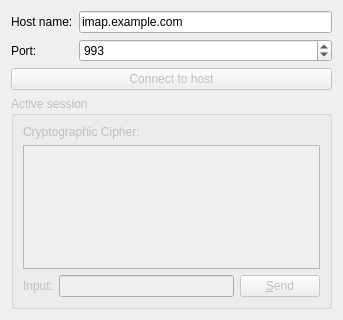
<ui version="4.0" >
 <class>Form</class>
 <widget class="QWidget" name="Form" >
  <property name="geometry" >
   <rect>
    <x>0</x>
    <y>0</y>
    <width>343</width>
    <height>320</height>
   </rect>
  </property>
  <property name="windowTitle" >
   <string>Secure Socket Client</string>
  </property>
  <layout class="QVBoxLayout" >
   <item>
    <layout class="QGridLayout" >
     <item row="0" column="0" >
      <widget class="QLabel" name="hostNameLabel" >
       <property name="text" >
        <string>Host name:</string>
       </property>
      </widget>
     </item>
     <item row="0" column="1" >
      <widget class="QLineEdit" name="hostNameEdit" >
       <property name="text" >
        <string>imap.example.com</string>
       </property>
      </widget>
     </item>
     <item row="1" column="0" >
      <widget class="QLabel" name="portLabel" >
       <property name="text" >
        <string>Port:</string>
       </property>
      </widget>
     </item>
     <item row="1" column="1" >
      <widget class="QSpinBox" name="portBox" >
       <property name="minimum" >
        <number>1</number>
       </property>
       <property name="maximum" >
        <number>65535</number>
       </property>
       <property name="value" >
        <number>993</number>
       </property>
      </widget>
     </item>
    </layout>
   </item>
   <item>
    <widget class="QPushButton" name="connectButton" >
     <property name="enabled" >
      <bool>false</bool>
     </property>
     <property name="text" >
      <string>Connect to host</string>
     </property>
     <property name="default" >
      <bool>true</bool>
     </property>
    </widget>
   </item>
   <item>
    <widget class="QGroupBox" name="sessionBox" >
     <property name="enabled" >
      <bool>false</bool>
     </property>
     <property name="title" >
      <string>Active session</string>
     </property>
     <layout class="QVBoxLayout" >
      <item>
       <layout class="QHBoxLayout" >
        <item>
         <widget class="QLabel" name="cipherText" >
          <property name="text" >
           <string>Cryptographic Cipher:</string>
          </property>
         </widget>
        </item>
        <item>
         <widget class="QLabel" name="cipherLabel" >
          <property name="text" >
           <string>&lt;none></string>
          </property>
          <property name="alignment" >
           <set>Qt::AlignRight|Qt::AlignTrailing|Qt::AlignVCenter</set>
          </property>
         </widget>
        </item>
       </layout>
      </item>
      <item>
       <widget class="QTextEdit" name="sessionOutput" >
        <property name="enabled" >
         <bool>false</bool>
        </property>
        <property name="focusPolicy" >
         <enum>Qt::NoFocus</enum>
        </property>
        <property name="readOnly" >
         <bool>true</bool>
        </property>
        <property name="html" >
         <string>&lt;html>&lt;head>&lt;meta name="qrichtext" content="1" />&lt;style type="text/css">
p, li { white-space: pre-wrap; }
&lt;/style>&lt;/head>&lt;body style=" font-family:'Sans Serif'; font-size:9pt; font-weight:400; font-style:normal;">
&lt;p style="-qt-paragraph-type:empty; margin-top:0px; margin-bottom:0px; margin-left:0px; margin-right:0px; -qt-block-indent:0; text-indent:0px;">&lt;/p>&lt;/body>&lt;/html></string>
        </property>
       </widget>
      </item>
      <item>
       <layout class="QHBoxLayout" >
        <item>
         <widget class="QLabel" name="sessionInputLabel" >
          <property name="text" >
           <string>Input:</string>
          </property>
         </widget>
        </item>
        <item>
         <widget class="QLineEdit" name="sessionInput" >
          <property name="enabled" >
           <bool>false</bool>
          </property>
         </widget>
        </item>
        <item>
         <widget class="QPushButton" name="sendButton" >
          <property name="enabled" >
           <bool>false</bool>
          </property>
          <property name="focusPolicy" >
           <enum>Qt::TabFocus</enum>
          </property>
          <property name="text" >
           <string>&amp;Send</string>
          </property>
          <property name="default" >
           <bool>true</bool>
          </property>
         </widget>
        </item>
       </layout>
      </item>
     </layout>
    </widget>
   </item>
  </layout>
 </widget>
 <resources/>
 <connections>
  <connection>
   <sender>hostNameEdit</sender>
   <signal>returnPressed()</signal>
   <receiver>connectButton</receiver>
   <slot>animateClick()</slot>
   <hints>
    <hint type="sourcelabel" >
     <x>126</x>
     <y>20</y>
    </hint>
    <hint type="destinationlabel" >
     <x>142</x>
     <y>78</y>
    </hint>
   </hints>
  </connection>
  <connection>
   <sender>sessionInput</sender>
   <signal>returnPressed()</signal>
   <receiver>sendButton</receiver>
   <slot>animateClick()</slot>
   <hints>
    <hint type="sourcelabel" >
     <x>142</x>
     <y>241</y>
    </hint>
    <hint type="destinationlabel" >
     <x>297</x>
     <y>234</y>
    </hint>
   </hints>
  </connection>
 </connections>
</ui>
